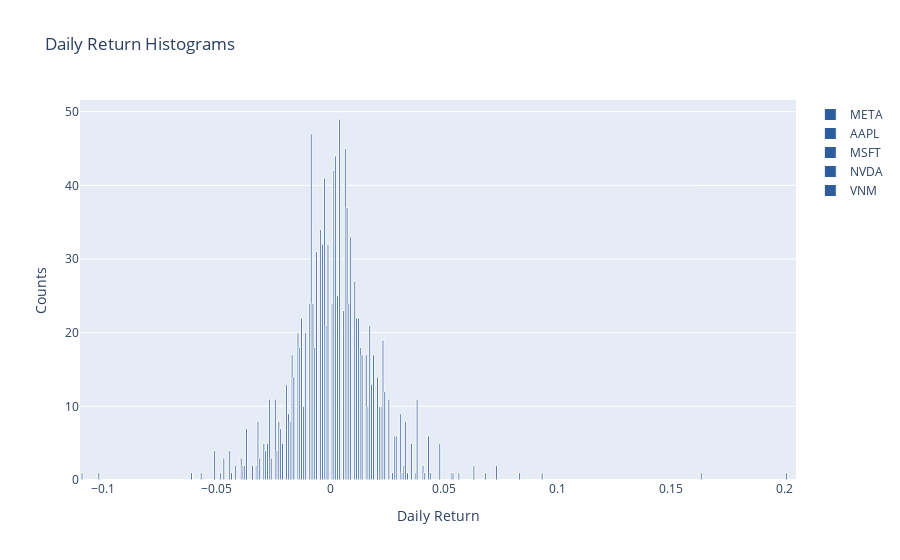

Source (notebook cell):
### Code cell
# Phân bố của lợi nhuận hằng ngày
fig = go.Figure()
for i in returns.columns:
    fig.add_trace(go.Histogram(x=returns[i], name=i, marker=dict(color='#2E5D9D', line=dict(color='white', width=1))))

    fig.update_layout(
        title='Daily Return Histograms',
        xaxis_title='Daily Return',
        yaxis_title='Counts',
    )

fig.show()

### Figure 1 — Plotly figure (JSON) as saved in the notebook; plotly's stock layout.template omitted (floating-point values rounded to 4 significant figures; data arrays with more than 128 entries replaced by an {"elided": "..."} marker saying what was removed)
{"data": [{"marker": {"color": "#2E5D9D", "line": {"color": "white", "width": 1}}, "name": "META", "type": "histogram", "x": {"elided": "251 float values"}}, {"marker": {"color": "#2E5D9D", "line": {"color": "white", "width": 1}}, "name": "AAPL", "type": "histogram", "x": {"elided": "251 float values"}}, {"marker": {"color": "#2E5D9D", "line": {"color": "white", "width": 1}}, "name": "MSFT", "type": "histogram", "x": {"elided": "251 float values"}}, {"marker": {"color": "#2E5D9D", "line": {"color": "white", "width": 1}}, "name": "NVDA", "type": "histogram", "x": {"elided": "251 float values"}}, {"marker": {"color": "#2E5D9D", "line": {"color": "white", "width": 1}}, "name": "VNM", "type": "histogram", "x": {"elided": "251 float values"}}], "layout": {"title": {"text": "Daily Return Histograms"}, "xaxis": {"title": {"text": "Daily Return"}}, "yaxis": {"title": {"text": "Counts"}}}}
